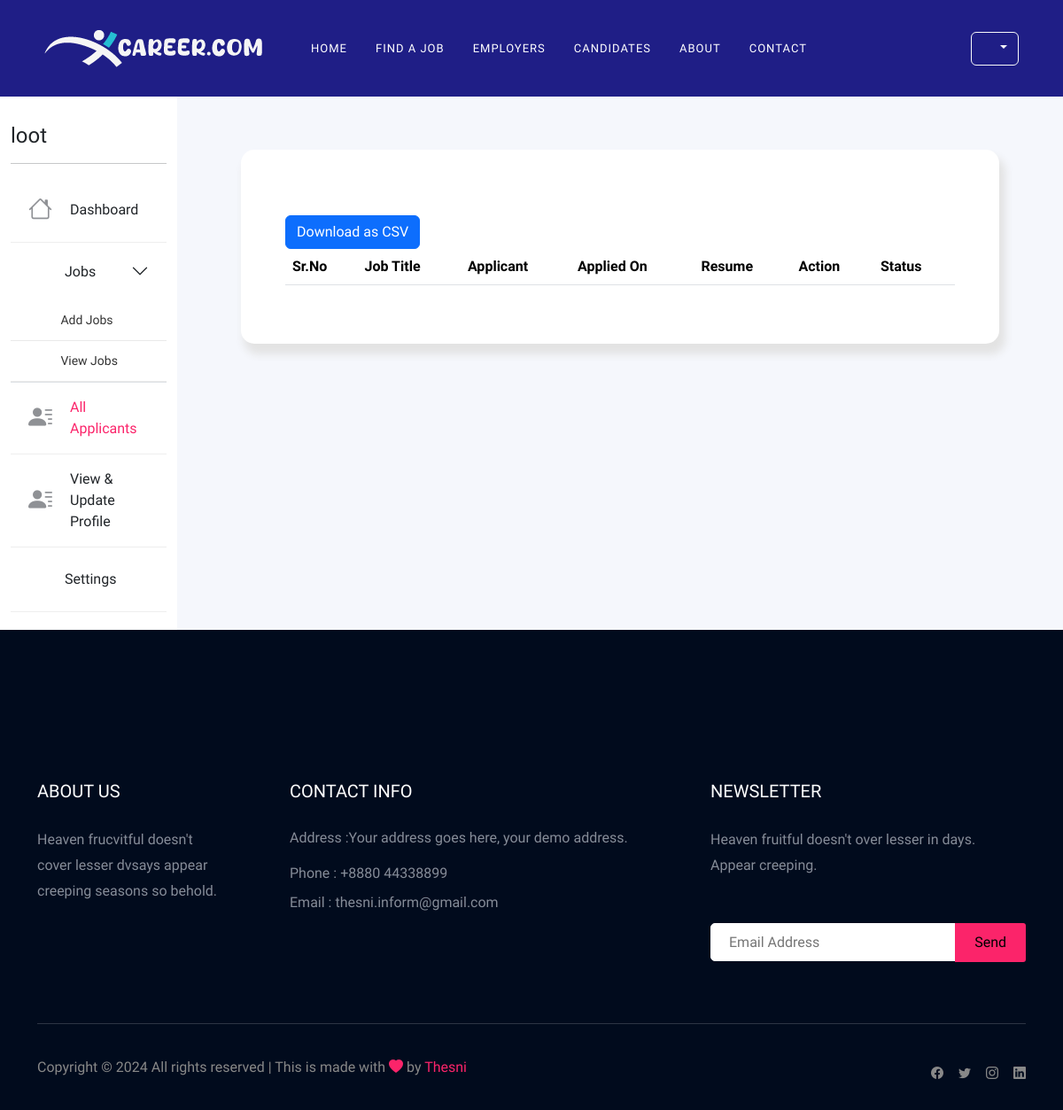
/all_applicants/ (signed in), run on an earlier commit of the app's database.
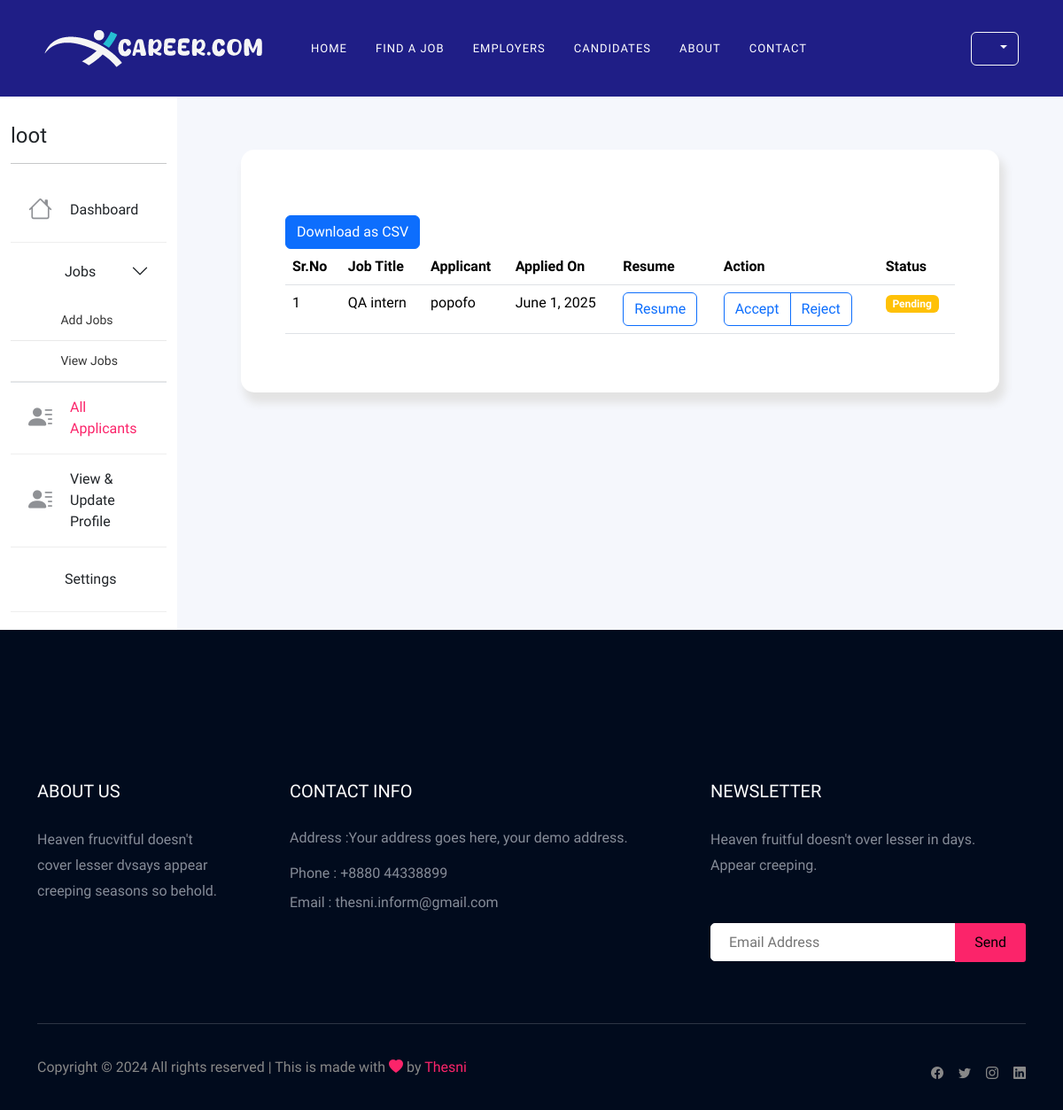
And on a later commit of the database.
### user/models.py (models this page shows, shortened)
class Application(models.Model):
    company = models.CharField(max_length=200, default="")
    job = models.ForeignKey(Job, on_delete=models.CASCADE)
    applicant = models.ForeignKey(Applicant, on_delete=models.CASCADE)
    resume = models.ImageField(upload_to="resumes/")
    apply_date = models.DateField(auto_now_add=True)
    status = models.CharField(max_length=20, choices=[('pending', 'Pending'), ('accepted', 'Accepted'), ('rejected', 'Rejected')], default='pending')

class Job(models.Model):
    company = models.ForeignKey(Company, on_delete=models.CASCADE)
    start_date = models.DateField()
    end_date = models.DateField()
    title = models.CharField(max_length=200)
    salary = models.FloatField()
    image = models.ImageField(upload_to="jobs/", null=True, blank=True)
    description = models.TextField(max_length=400)
    experience = models.CharField(max_length=100)
    location = models.CharField(max_length=100)
    skills = models.CharField(max_length=200)
    creation_date = models.DateField()
    featured = models.BooleanField(default=False)
    FULL_TIME = 'full'
    PART_TIME = 'part'
    BOTH = 'both'
    JOB_TYPE_CHOICES = [
        (FULL_TIME, 'Full Time'),
        (PART_TIME, 'Part Time'),
        (BOTH, 'Both (Full-Time and Part-Time)'),
    ]
    OFFICE = 'office'
    HOME = 'home'
    FIELD = 'field'
    WORK_LOCATION_CHOICES = [
        (OFFICE, 'Work from office'),
        (HOME, 'Work from home'),
        (FIELD, 'Field job'),
    ]
    title = models.CharField(max_length=255)
    job_type = models.CharField(max_length=10, choices=JOB_TYPE_CHOICES, default=FULL_TIME)
    work_location = models.CharField(max_length=10, choices=WORK_LOCATION_CHOICES, default=OFFICE)
    def __str__ (self):
        return self.title

class Applicant(models.Model):
    user = models.OneToOneField(User, on_delete=models.CASCADE)
    email = models.CharField(max_length=50)
    phone = models.CharField(max_length=10, null=True,)
    image = models.ImageField(upload_to="media/", null=True, blank=True)
    gender = models.CharField(max_length=10)
    type = models.CharField(max_length=20)
    year = models.CharField(max_length=20)
    about = models.TextField(null=True, blank=True)
    work = models.TextField(null=True, blank=True)
    location = models.TextField(null=True, blank=True)
    cv = models.FileField(upload_to="resumes/", null=True, blank=True)
    district= models.TextField(null=True, blank=True)
    state= models.TextField(null=True, blank=True)
    country= models.TextField(null=True, blank=True)
    pincode= models.TextField(null=True, blank=True)
    EDUCATION_CHOICES = [
        ('diploma', 'Diploma'),
        ('graduate', 'Graduate'),
        ('post_graduate', 'Post Graduate'),
        ('iti', 'ITI'),
    ]
    education_level = models.CharField(max_length=20, choices=EDUCATION_CHOICES, default='graduate')
    def __str__(self):
        return self.user.first_name

### user/views.py (the view, shortened to what this page needs)
# urls.py: path('all_applicants/', views.all_applicants, name= 'all_applicants'),
def all_applicants(request):
    company = Company.objects.get(user=request.user)
    application_list = Application.objects.filter(company=company)
    return render(request, "admin/employers/all_applicants.html", {
        'application': application_list,
    })

### user/context_processors.py (called while the page is built)
def user_role(request):
    user = request.user
    if user.is_authenticated:
        try:
            applicant = Applicant.objects.get(user=user)
            return {'is_applicant': True, 'is_company': False}
        except Applicant.DoesNotExist:
            pass
        try:
            company = Company.objects.get(user=user)
            return {'is_applicant': False, 'is_company': True}
        except Company.DoesNotExist:
            pass
    return {'is_applicant': False, 'is_company': False}

### user/models.py (called while the page is built)
    def __str__ (self):
        return self.user.username

### templates/admin/employers/all_applicants.html (shortened to what this page needs)
{% extends 'base.html' %}
{% block content %}
{% load static %}
<section class="contact">
  <div class="container-fluid">
    <div class="row">
      {% include 'admin_sidemenu.html' %}
      <div class="col-md-10 bg_color">
        <div class="content_area">
          <div class=" mt-4">
<a href="{% url 'user:download' %}" class="btn btn-primary">
  Download as CSV
</a>
            <div class="table-responsive">
              <table class="table table-hover" id="example">
                <thead>
                  <tr>
                    <th>Sr.No</th>
                    <th>Job Title</th>
                    <th>Applicant</th>
                    <th>Applied On</th>
                    <th>Resume</th>
                    <th>Action</th>
                    <th>Status</th>
                  </tr>
                </thead>
                <tbody>
                  {% for i in application %}
                  <tr>
                    <td>{{ forloop.counter }}</td>
                    <td>{{ i.job }}</td>
                    <td>{{ i.applicant }}</td>
                    <td>{{ i.apply_date }}</td>
                    <td>
                      <a href="{{ i.resume.url }}" target="_blank" class="btn btn-outline-primary">
                         Resume
                      </a>
                    </td>
                    <td>
                      <form method="POST" action="{% url 'user:all_applicants' %}">
                        <div class="btn-group">
                          <button type="submit" name="status" value="accepted"
                            class="btn btn-outline-primary {% if i.status == 'accepted' %} active {% endif %}">Accept</button>
                          <button type="submit" name="status" value="rejected"
                            class="btn btn-outline-primary {% if i.status == 'rejected' %} active {% endif %}">Reject</button>
                        </div>
                      </form>
                    </td>
                    <td>
                      {% if i.status == 'accepted' %}
                      <span class="badge bg-success">Accepted </span>
                      {% elif i.status == 'rejected' %}
                      <span class="badge bg-danger"> Rejected </span>
                      {% else %}
                      <span class="badge bg-warning">Pending</span>
                      {% endif %}
                    </td>
                  </tr>
                  {% endfor %}
                </tbody>
              </table>
            </div>
          </div>
        </div>
      </div>
    </div>
</section>
{% endblock %}

What changed in the data, as far as the page shows it:
added Application: job "QA intern", applicant "popofo", apply_date "June 1, 2025", status "Pending"
